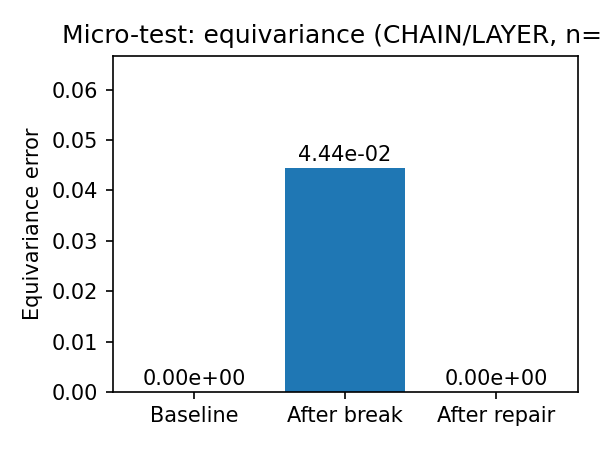

Source code (Python):
#!/usr/bin/env python3
import matplotlib.pyplot as plt
import numpy as np
# Example numbers — replace or read from CSV if you prefer
labels = ['Baseline', 'After break', 'After repair']
values = [0.0, 4.444e-02, 0.0]

fig, ax = plt.subplots(figsize=(4,3))
bars = ax.bar(labels, values)
ax.set_ylabel('Equivariance error')
ax.set_title('Micro-test: equivariance (CHAIN/LAYER, n=3)')
ax.set_ylim(0, max(values)*1.5 if max(values)>0 else 0.05)
# Annotate bars
for b, v in zip(bars, values):
    ax.text(b.get_x() + b.get_width()/2, v + (max(values)*0.03 if max(values)>0 else 0.01), f'{v:.2e}', ha='center')
plt.tight_layout()
plt.savefig('docs/figs/equivariance_bar.png', dpi=150)
print('Saved docs/figs/equivariance_bar.png')
